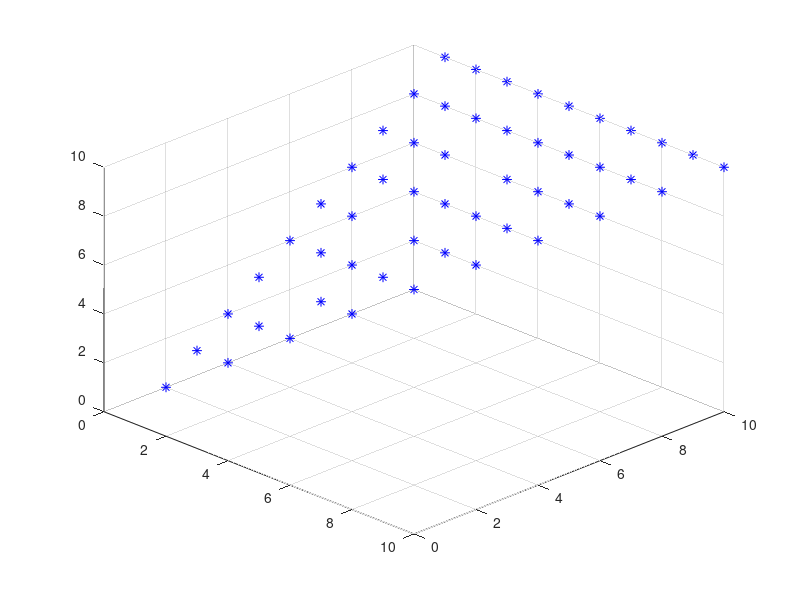

The MATLAB source for this figure:
%rasterization between two 3D points
function run()
    clc
    clear
    close all
    grid = zeros(10,10,10);
    p1 = [1,1,1];
    p2 = [10,10,10];
    p3 = [1,10,10];

    [grid,coord12,len12] = fillGridLine(p1,p2,grid);
    [grid,coord23,len23] = fillGridLine(p2,p3,grid);
    [grid,coord13,len13] = fillGridLine(p1,p3,grid);

    len12
    len13
    diff = len12-len13;
    if(diff>=0)
        for i = 1:len13
            i
            [grid,~,~] = fillGridLine(coord12(i,:),coord13(i,:),grid);
        end
        
        for i = len13+1:len12
            i
            [grid,~,~] = fillGridLine(coord12(i,:),coord13(len13,:),grid);
        end
        
    end
    
    %get coordinates
    x_grid = [];
    y_grid = [];
    z_grid = [];
    for x = 1:10
        for y = 1:10
            for z = 1:10
                if(grid(x,y,z)==1)
                    x_grid = [x_grid x];
                    y_grid = [y_grid y];
                    z_grid = [z_grid z];
                end
            end
        end
    end
%     x_grid
%     y_grid
%     z_grid
    
    %draw
   scatter3(x_grid,y_grid,z_grid,50,[0 0 1],'*'); view([60,-60,60]);
    
    
end

function [grid,coord,len] = fillGridLine(p1,p2,grid)

    v12 = p2-p1;
    len_p12 = sqrt(v12(1)^2+v12(2)^2+v12(3)^2);
    v12_norm = v12./(len_p12);
    
    coord = [];
    len = 0;
    
    for i = 0:floor(len_p12)
        tmp_p = round(p1+v12_norm*i);
        if(grid(tmp_p(1),tmp_p(2),tmp_p(3))~=1)
            grid(tmp_p(1),tmp_p(2),tmp_p(3))=1;
            coord = [coord;tmp_p(1),tmp_p(2),tmp_p(3)];
            len = len+1;
        end
    end
    grid(p2(1),p2(2),p2(3))=1;
end